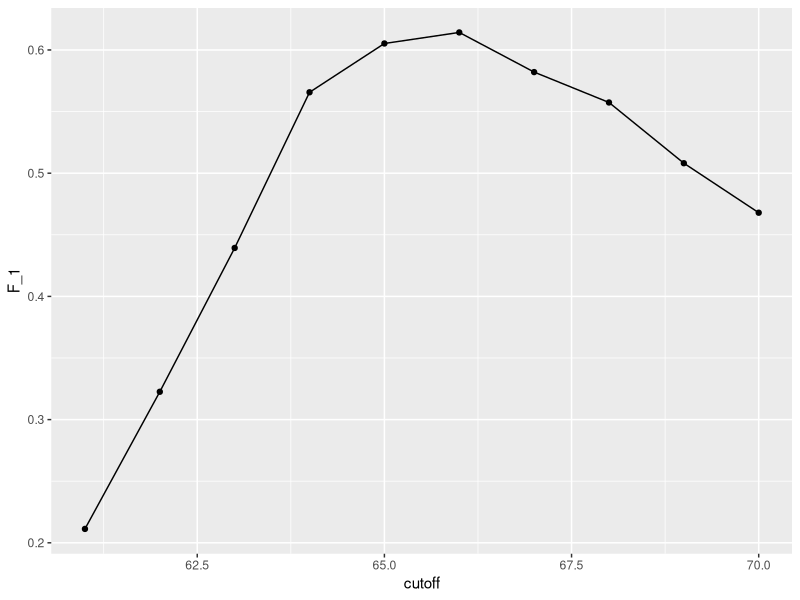

This chart was generated by the following R code:
library(tidyverse)
library(caret)
library(dslabs)
data(heights)

# define the outcome and predictors
y <- heights$sex
x <- heights$height

# generate training and test sets
set.seed(2, sample.kind = "Rounding") # if using R 3.5 or earlier, remove the sample.kind argument
test_index <- createDataPartition(y, times = 1, p = 0.5, list = FALSE)
test_set <- heights[test_index, ]
train_set <- heights[-test_index, ]



# Because specificity and sensitivity are rates, it is more appropriate to 
# compute the harmonic average. In fact, the F1-score, a widely used one-number 
# summary, is the harmonic average of precision and recall. 

# Depending on the context, some type of errors are more costly than others. 
# F1 = 1/(1/2*(1/recall + 1/precision)) = 2 * (precision * recall) / (precision + recall)

# using B to weight specificity and sensitivity differently
# F1 = 1/((B^2/(1+B^2))*(1/recall) + (1/(1+B^2))*(1/precision))
### maximize F-score
cutoff <- seq(61, 70)
F_1 <- map_dbl(cutoff, function(x){
  y_hat <- ifelse(train_set$height > x, "Male", "Female") %>% 
    factor(levels = levels(test_set$sex))
  F_meas(data = y_hat, reference = factor(train_set$sex))
})

data.frame(cutoff, F_1) %>% 
  ggplot(aes(cutoff, F_1)) + 
  geom_point() + 
  geom_line()

max(F_1)

best_cutoff <- cutoff[which.max(F_1)]
best_cutoff

y_hat <- ifelse(test_set$height > best_cutoff, "Male", "Female") %>% 
  factor(levels = levels(test_set$sex))
sensitivity(data = y_hat, reference = test_set$sex)
specificity(data = y_hat, reference = test_set$sex)
